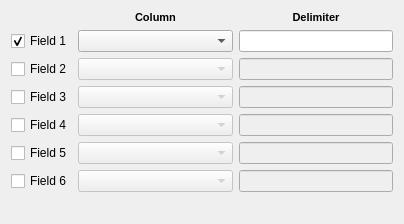
<ui version="4.0" >
 <class>SplitTableFieldPanel</class>
 <widget class="QWidget" name="SplitTableFieldPanel" >
  <property name="geometry" >
   <rect>
    <x>0</x>
    <y>0</y>
    <width>404</width>
    <height>224</height>
   </rect>
  </property>
  <property name="windowTitle" >
   <string>Form</string>
  </property>
  <layout class="QGridLayout" >
   <item row="0" column="1" >
    <widget class="QLabel" name="label" >
     <property name="text" >
      <string>&lt;html>&lt;head>&lt;meta name="qrichtext" content="1" />&lt;style type="text/css">
p, li { white-space: pre-wrap; }
&lt;/style>&lt;/head>&lt;body style=" font-family:'MS Shell Dlg 2'; font-size:8.25pt; font-weight:400; font-style:normal;">
&lt;p style=" margin-top:0px; margin-bottom:0px; margin-left:0px; margin-right:0px; -qt-block-indent:0; text-indent:0px;">&lt;span style=" font-size:8pt; font-weight:600;">Column&lt;/span>&lt;/p>&lt;/body>&lt;/html></string>
     </property>
     <property name="alignment" >
      <set>Qt::AlignCenter</set>
     </property>
    </widget>
   </item>
   <item row="0" column="2" >
    <widget class="QLabel" name="label_2" >
     <property name="text" >
      <string>&lt;html>&lt;head>&lt;meta name="qrichtext" content="1" />&lt;style type="text/css">
p, li { white-space: pre-wrap; }
&lt;/style>&lt;/head>&lt;body style=" font-family:'MS Shell Dlg 2'; font-size:8.25pt; font-weight:400; font-style:normal;">
&lt;p style=" margin-top:0px; margin-bottom:0px; margin-left:0px; margin-right:0px; -qt-block-indent:0; text-indent:0px;">&lt;span style=" font-size:8pt; font-weight:600;">Delimiter&lt;/span>&lt;/p>&lt;/body>&lt;/html></string>
     </property>
     <property name="alignment" >
      <set>Qt::AlignCenter</set>
     </property>
    </widget>
   </item>
   <item row="1" column="2" >
    <widget class="QLineEdit" name="fieldDelimiter1" />
   </item>
   <item row="2" column="2" >
    <widget class="QLineEdit" name="fieldDelimiter2" >
     <property name="enabled" >
      <bool>false</bool>
     </property>
    </widget>
   </item>
   <item row="3" column="2" >
    <widget class="QLineEdit" name="fieldDelimiter3" >
     <property name="enabled" >
      <bool>false</bool>
     </property>
    </widget>
   </item>
   <item row="4" column="2" >
    <widget class="QLineEdit" name="fieldDelimiter4" >
     <property name="enabled" >
      <bool>false</bool>
     </property>
    </widget>
   </item>
   <item row="5" column="2" >
    <widget class="QLineEdit" name="fieldDelimiter5" >
     <property name="enabled" >
      <bool>false</bool>
     </property>
    </widget>
   </item>
   <item row="6" column="2" >
    <widget class="QLineEdit" name="fieldDelimiter6" >
     <property name="enabled" >
      <bool>false</bool>
     </property>
    </widget>
   </item>
   <item row="1" column="1" >
    <widget class="QComboBox" name="fieldName1" >
     <property name="sizePolicy" >
      <sizepolicy vsizetype="Fixed" hsizetype="Expanding" >
       <horstretch>0</horstretch>
       <verstretch>0</verstretch>
      </sizepolicy>
     </property>
    </widget>
   </item>
   <item row="7" column="1" >
    <spacer>
     <property name="orientation" >
      <enum>Qt::Vertical</enum>
     </property>
     <property name="sizeHint" >
      <size>
       <width>20</width>
       <height>40</height>
      </size>
     </property>
    </spacer>
   </item>
   <item row="2" column="1" >
    <widget class="QComboBox" name="fieldName2" >
     <property name="enabled" >
      <bool>false</bool>
     </property>
     <property name="sizePolicy" >
      <sizepolicy vsizetype="Fixed" hsizetype="Expanding" >
       <horstretch>0</horstretch>
       <verstretch>0</verstretch>
      </sizepolicy>
     </property>
    </widget>
   </item>
   <item row="3" column="1" >
    <widget class="QComboBox" name="fieldName3" >
     <property name="enabled" >
      <bool>false</bool>
     </property>
     <property name="sizePolicy" >
      <sizepolicy vsizetype="Fixed" hsizetype="Expanding" >
       <horstretch>0</horstretch>
       <verstretch>0</verstretch>
      </sizepolicy>
     </property>
    </widget>
   </item>
   <item row="4" column="1" >
    <widget class="QComboBox" name="fieldName4" >
     <property name="enabled" >
      <bool>false</bool>
     </property>
     <property name="sizePolicy" >
      <sizepolicy vsizetype="Fixed" hsizetype="Expanding" >
       <horstretch>0</horstretch>
       <verstretch>0</verstretch>
      </sizepolicy>
     </property>
    </widget>
   </item>
   <item row="5" column="1" >
    <widget class="QComboBox" name="fieldName5" >
     <property name="enabled" >
      <bool>false</bool>
     </property>
     <property name="sizePolicy" >
      <sizepolicy vsizetype="Fixed" hsizetype="Expanding" >
       <horstretch>0</horstretch>
       <verstretch>0</verstretch>
      </sizepolicy>
     </property>
    </widget>
   </item>
   <item row="6" column="1" >
    <widget class="QComboBox" name="fieldName6" >
     <property name="enabled" >
      <bool>false</bool>
     </property>
     <property name="sizePolicy" >
      <sizepolicy vsizetype="Fixed" hsizetype="Expanding" >
       <horstretch>0</horstretch>
       <verstretch>0</verstretch>
      </sizepolicy>
     </property>
    </widget>
   </item>
   <item row="1" column="0" >
    <widget class="QCheckBox" name="enableField1" >
     <property name="text" >
      <string>Field 1</string>
     </property>
     <property name="checked" >
      <bool>true</bool>
     </property>
    </widget>
   </item>
   <item row="2" column="0" >
    <widget class="QCheckBox" name="enableField2" >
     <property name="text" >
      <string>Field 2</string>
     </property>
    </widget>
   </item>
   <item row="3" column="0" >
    <widget class="QCheckBox" name="enableField3" >
     <property name="text" >
      <string>Field 3</string>
     </property>
    </widget>
   </item>
   <item row="4" column="0" >
    <widget class="QCheckBox" name="enableField4" >
     <property name="text" >
      <string>Field 4</string>
     </property>
    </widget>
   </item>
   <item row="5" column="0" >
    <widget class="QCheckBox" name="enableField5" >
     <property name="text" >
      <string>Field 5</string>
     </property>
    </widget>
   </item>
   <item row="6" column="0" >
    <widget class="QCheckBox" name="enableField6" >
     <property name="text" >
      <string>Field 6</string>
     </property>
    </widget>
   </item>
  </layout>
 </widget>
 <resources/>
 <connections/>
</ui>
